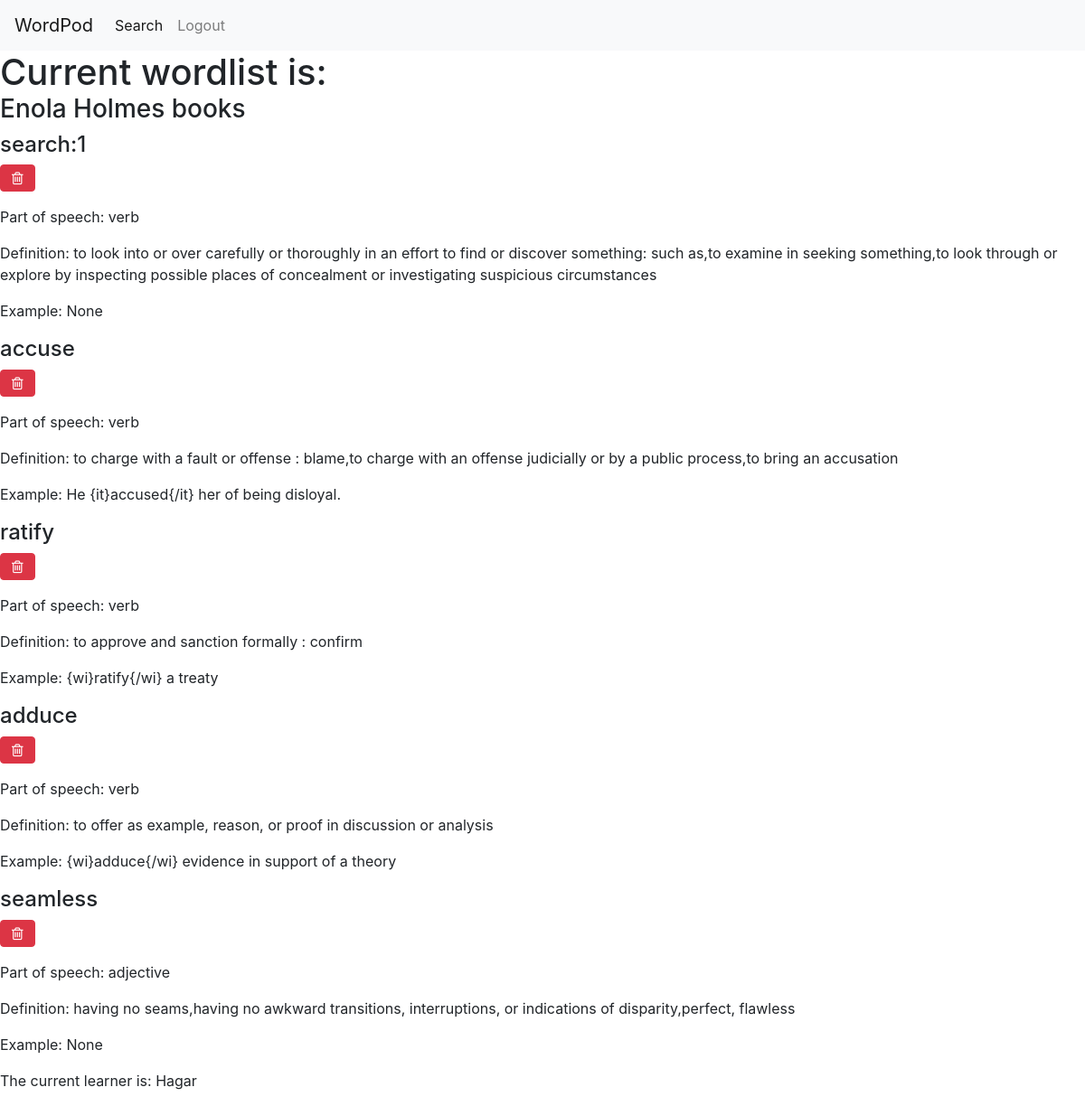
Page /index/5 (signed in) on the committed database.
### app/models.py (models this page shows, shortened)
class Wordlist(db.Model):
    id=db.Column(db.Integer, primary_key=True)
    title=db.Column(db.String(64), index=True, nullable=False)
    timestamp=db.Column(db.DateTime, index=True, default=datetime.utcnow)
    user_id=db.Column(db.Integer, db.ForeignKey('user.id'))

class Word(db.Model):
    id=db.Column(db.Integer, primary_key=True)
    name=db.Column(db.String(64), index=True)
    part=db.Column(db.String(64))
    definition=db.Column(db.String(128))
    example1=db.Column(db.String(128), nullable=True)
    wordlists = db.relationship('Wordlist', secondary=wordlist_word, backref='words', lazy= 'dynamic')
    def __repr__(self):
        return self.name

class User(UserMixin, db.Model):
    id=db.Column(db.Integer, primary_key=True)
    username=db.Column(db.String(64), index=True, unique=True)
    email=db.Column(db.String(120), index=True, unique=True)
    password_hash=db.Column(db.String(128))
    wordlists=db.relationship('Wordlist', backref='learner', lazy='dynamic')
    def __repr__(self):
        return self.username

### app/routes.py (the view)
@app.route('/index/<int:wordlist_id>', methods=["GET", "POST"])
@login_required
def wordlists(wordlist_id):
    wordlist = Wordlist.query.get_or_404(wordlist_id)
    wl_words = wordlist.words
    print(wl_words)
    if wordlist:
        return render_template('wordlist.html', title=wordlist.title, wordlist=wordlist, wl_words=wl_words)
    else:
        msg = 'No wordlists were found'
        return render_template('wordlist.html', msg=msg)

### app/models.py (called while the page is built)
@login.user_loader
def load_user(id):
    return User.query.get(int(id))

### app/templates/wordlist.html (shortened to what this page needs)
{% extends 'base.html' %}
{% block metacontent %}
<link rel="stylesheet" href="https://cdnjs.cloudflare.com/ajax/libs/font-awesome/4.7.0/css/font-awesome.min.css">
{% endblock %}
{% block content %}
    <h1 class="current-wordlist">Current wordlist is:</h1>
    <h3>{{ wordlist.title }}</h3>
    {% for word in wl_words %}
    <h4>{{ word }}</h4>
    <form action="{{url_for('delete_word', word_id=word.id)}}", method="POST">
        <button type="submit" class="btn btn-danger"><i class="fa fa-trash-o"></i></button>
    </form>
    <p>Part of speech: {{ word.part }}</p>
    <p>Definition: {{ word.definition }}</p>
    <p>Example: {{ word.example1 }}</p>
    {% endfor %}
    <p>The current learner is: {{ wordlist.learner }}</p>
{% endblock %}

### app/templates/base.html (shortened to what this page needs)
<html>
    <head>
      <link rel= "stylesheet" href= "{{ url_for('static', filename='style.css') }}">
      <link rel="stylesheet" href="https://stackpath.bootstrapcdn.com/bootstrap/4.5.2/css/bootstrap.min.css">
      <link rel="stylesheet" href="https://maxcdn.bootstrapcdn.com/bootstrap/4.0.0/css/bootstrap.min.css">
      {% block metacontent %}{% endblock %}
    </head>
    <body>
        {% include 'includes/_navbar.html' %}
        {% block content %}{% endblock %}
    </body>
</html>

### app/templates/includes/_navbar.html (shortened to what this page needs)
<nav class="navbar navbar-expand-lg navbar-light bg-light">
    <div class="collapse navbar-collapse" id="navbarTogglerDemo01">
        <a class="navbar-brand" href="{{ url_for('index') }}">WordPod</a>
      <ul class="navbar-nav mr-auto mt-2 mt-lg-0">
        <li class="nav-item active">
            <a class="nav-link" href="{{ url_for('search')}}">Search<span class="sr-only">(current)</span></a>
        </li>
        {% if current_user.is_anonymous %}
        <li class="nav-item">
            <a class="nav-link" href="{{ url_for('login') }}">Login</a>
        </li>
        <li class="nav-item">
            <a class="nav-link" href="{{ url_for('register') }}">Register</a>
        </li>
        {% else %}
        <a class="nav-link" href="{{ url_for('logout') }}">Logout</a>
        {% endif %}
      </ul>
    </div>
  </nav>

### app/static/style.css (style rules this page uses)
.current-wordlist { display: inline; }

### rows in the picture
Wordlist: title "Enola Holmes books"
Word: name "search:1", part "verb", definition "to look into or over carefully or thoroughly in an effort to find or discover something: such as,to examine in seeking something,to look through or explore by inspecting possible places of concealment or investigating suspicious circumstances", example1 "None"
Word: name "accuse", part "verb", definition "to charge with a fault or offense : blame,to charge with an offense judicially or by a public process,to bring an accusation", example1 "He {it}accused{/it} her of being disloyal."
Word: name "ratify", part "verb", definition "to approve and sanction formally : confirm", example1 "{wi}ratify{/wi} a treaty"
Word: name "adduce", part "verb", definition "to offer as example, reason, or proof in discussion or analysis", example1 "{wi}adduce{/wi} evidence in support of a theory"
Word: name "seamless", part "adjective", definition "having no seams,having no awkward transitions, interruptions, or indications of disparity,perfect, flawless", example1 "None"
User: learner "Hagar"
